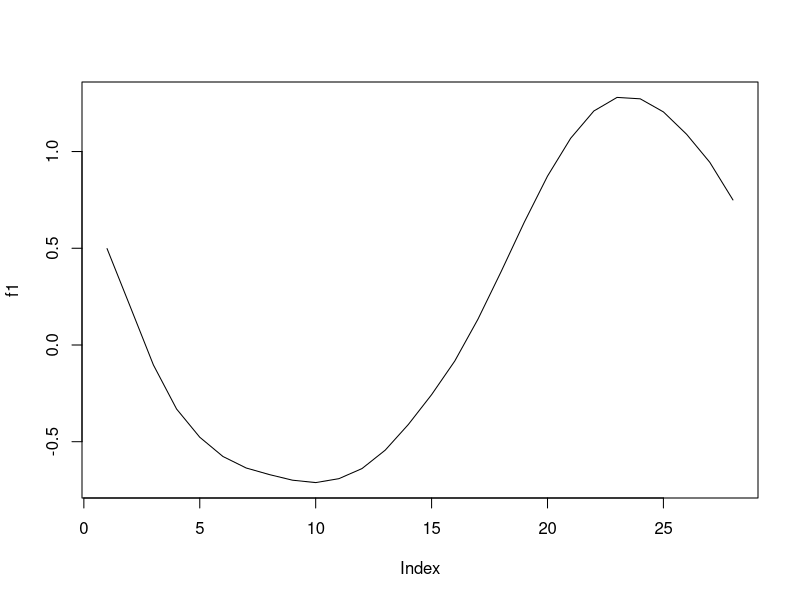
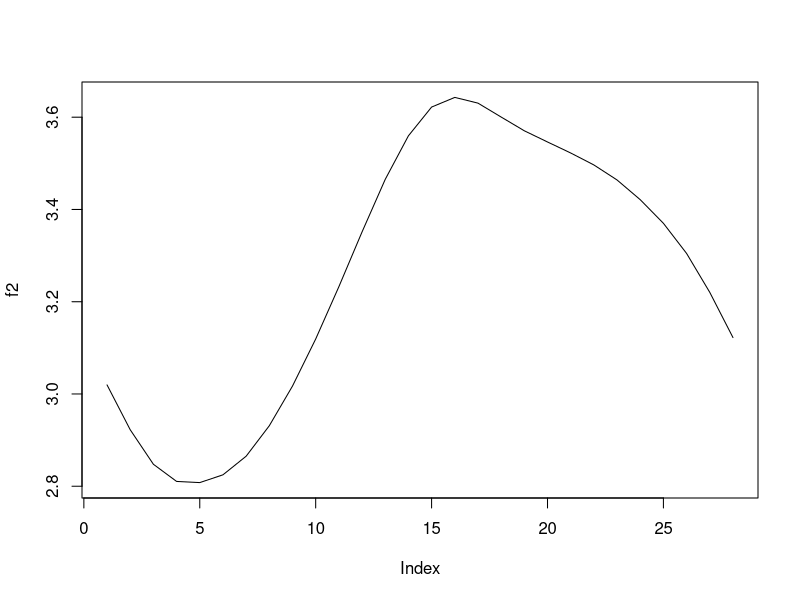
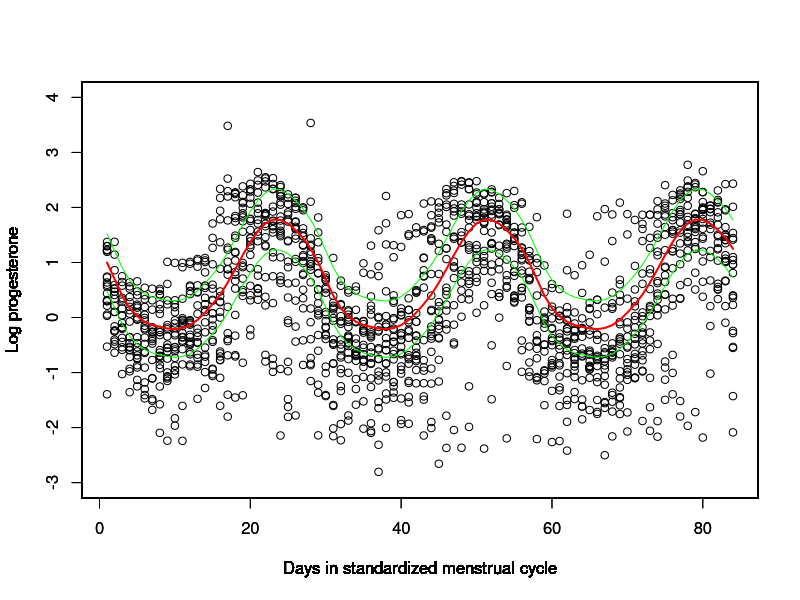
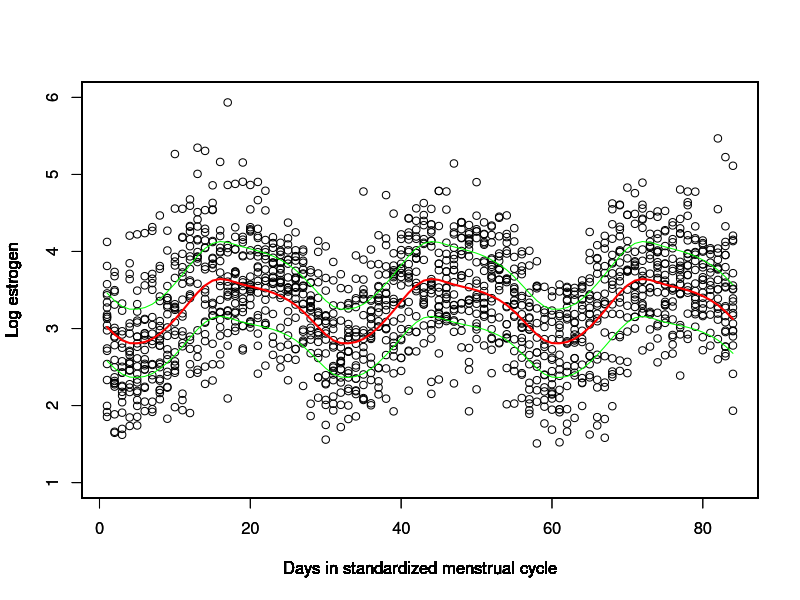

The R source for these figures, in order:
# Plots for data with 3 concecutive cycles

dataComp <- read.table("data_3cycle.txt", header = T)

#------------------------------------------------------------------------------
# randomly select m subjects with 3 concecutive cycles
id <- dataComp[,1]
m <- 20

set.seed(42)
s <- sample(1:max(id), m)

data <- lapply(1:m, function(v) return(rbind(dataComp[which(id == s[v]),])))
data <- do.call(rbind, data) # 906*6

data$day <- data$standday + 28*(data$CYCLE-1)

#------------------------------------------------------------------------------
# f hat
# liuResult <- read.table("Liu3c_test_v2.txt", sep = ",", header = T)
liuResult <- read.table("Liu3c_20subj.txt", sep = ",", header = T)

p <- 15
r <- 28 # number of distinct time points
# r <- 353
b <- 6 # number of fixed effect parameters, only age

f1 <- liuResult[(15+b+1):(15+b+r), 2]
f2 <- liuResult[(15+b+r+1):(15+b+2*r), 2]

plot(f1, type = "l")
plot(f2, type = "l")


sdF1 <- liuResult[(p+2*b+2*r+1):(p+2*b+3*r), 2]
sdF2 <- liuResult[(p+2*b+3*r+1):(p+2*b+4*r), 2]

lowerF1 <- f1 - 1.96*sdF1
upperF1 <- f1 + 1.96*sdF1

lowerF2 <- f2 - 1.96*sdF2
upperF2 <- f2 + 1.96*sdF2


#------------------------------------------------------------------------------
# plot 1

# par(mfrow=c(2,1))

dev.new(width=8, height=4)

plot(data[which(data[,1] == s[1]), 8], log(data[which(data[,1] == s[1]), 4]), xlim = c(1,84), ylim = c(-3, 4), xlab = "Days in standardized menstrual cycle", ylab = "Log progesterone")
par(new = T)
plot(data[which(data[,1] == s[2]), 8], log(data[which(data[,1] == s[2]), 4]), xlim = c(1,84), ylim = c(-3, 4), xlab = "Days in standardized menstrual cycle", ylab = "Log progesterone", yaxt="n", xaxt="n")
par(new = T)
plot(data[which(data[,1] == s[3]), 8], log(data[which(data[,1] == s[3]), 4]), xlim = c(1,84), ylim = c(-3, 4), xlab = "Days in standardized menstrual cycle", ylab = "Log progesterone", yaxt="n", xaxt="n")
par(new = T)
plot(data[which(data[,1] == s[4]), 8], log(data[which(data[,1] == s[4]), 4]), xlim = c(1,84), ylim = c(-3, 4), xlab = "Days in standardized menstrual cycle", ylab = "Log progesterone", yaxt="n", xaxt="n")
par(new = T)
plot(data[which(data[,1] == s[5]), 8], log(data[which(data[,1] == s[5]), 4]), xlim = c(1,84), ylim = c(-3, 4), xlab = "Days in standardized menstrual cycle", ylab = "Log progesterone", yaxt="n", xaxt="n")
par(new = T)
plot(data[which(data[,1] == s[6]), 8], log(data[which(data[,1] == s[6]), 4]), xlim = c(1,84), ylim = c(-3, 4), xlab = "Days in standardized menstrual cycle", ylab = "Log progesterone", yaxt="n", xaxt="n")
par(new = T)
plot(data[which(data[,1] == s[7]), 8], log(data[which(data[,1] == s[7]), 4]), xlim = c(1,84), ylim = c(-3, 4), xlab = "Days in standardized menstrual cycle", ylab = "Log progesterone", yaxt="n", xaxt="n")
par(new = T)
plot(data[which(data[,1] == s[8]), 8], log(data[which(data[,1] == s[8]), 4]), xlim = c(1,84), ylim = c(-3, 4), xlab = "Days in standardized menstrual cycle", ylab = "Log progesterone", yaxt="n", xaxt="n")
par(new = T)
plot(data[which(data[,1] == s[9]), 8], log(data[which(data[,1] == s[9]), 4]), xlim = c(1,84), ylim = c(-3, 4), xlab = "Days in standardized menstrual cycle", ylab = "Log progesterone", yaxt="n", xaxt="n")
par(new = T)
plot(data[which(data[,1] == s[10]), 8], log(data[which(data[,1] == s[10]), 4]), xlim = c(1,84), ylim = c(-3, 4), xlab = "Days in standardized menstrual cycle", ylab = "Log progesterone", yaxt="n", xaxt="n")
par(new = T)
plot(data[which(data[,1] == s[11]), 8], log(data[which(data[,1] == s[11]), 4]), xlim = c(1,84), ylim = c(-3, 4), xlab = "Days in standardized menstrual cycle", ylab = "Log progesterone")
par(new = T)
plot(data[which(data[,1] == s[12]), 8], log(data[which(data[,1] == s[12]), 4]), xlim = c(1,84), ylim = c(-3, 4), xlab = "Days in standardized menstrual cycle", ylab = "Log progesterone", yaxt="n", xaxt="n")
par(new = T)
plot(data[which(data[,1] == s[13]), 8], log(data[which(data[,1] == s[13]), 4]), xlim = c(1,84), ylim = c(-3, 4), xlab = "Days in standardized menstrual cycle", ylab = "Log progesterone", yaxt="n", xaxt="n")
par(new = T)
plot(data[which(data[,1] == s[14]), 8], log(data[which(data[,1] == s[14]), 4]), xlim = c(1,84), ylim = c(-3, 4), xlab = "Days in standardized menstrual cycle", ylab = "Log progesterone", yaxt="n", xaxt="n")
par(new = T)
plot(data[which(data[,1] == s[15]), 8], log(data[which(data[,1] == s[15]), 4]), xlim = c(1,84), ylim = c(-3, 4), xlab = "Days in standardized menstrual cycle", ylab = "Log progesterone", yaxt="n", xaxt="n")
par(new = T)
plot(data[which(data[,1] == s[16]), 8], log(data[which(data[,1] == s[16]), 4]), xlim = c(1,84), ylim = c(-3, 4), xlab = "Days in standardized menstrual cycle", ylab = "Log progesterone", yaxt="n", xaxt="n")
par(new = T)
plot(data[which(data[,1] == s[17]), 8], log(data[which(data[,1] == s[17]), 4]), xlim = c(1,84), ylim = c(-3, 4), xlab = "Days in standardized menstrual cycle", ylab = "Log progesterone", yaxt="n", xaxt="n")
par(new = T)
plot(data[which(data[,1] == s[18]), 8], log(data[which(data[,1] == s[18]), 4]), xlim = c(1,84), ylim = c(-3, 4), xlab = "Days in standardized menstrual cycle", ylab = "Log progesterone", yaxt="n", xaxt="n")
par(new = T)
plot(data[which(data[,1] == s[19]), 8], log(data[which(data[,1] == s[19]), 4]), xlim = c(1,84), ylim = c(-3, 4), xlab = "Days in standardized menstrual cycle", ylab = "Log progesterone", yaxt="n", xaxt="n")
par(new = T)
plot(data[which(data[,1] == s[20]), 8], log(data[which(data[,1] == s[20]), 4]), xlim = c(1,84), ylim = c(-3, 4), xlab = "Days in standardized menstrual cycle", ylab = "Log progesterone", yaxt="n", xaxt="n")
par(new = T)
plot(rep(f1, 3), type = "l", lwd=2, col = "red", xlim = c(1,84), ylim = c(-3.5, 3.5), xlab = "Days in standardized menstrual cycle", ylab = "Log progesterone", yaxt="n", xaxt="n")
par(new = T)
plot(rep(lowerF1, 3), type = "l", col = "green", xlim = c(1,84), ylim = c(-3.5, 3.5), xlab = "Days in standardized menstrual cycle", ylab = "Log progesterone", yaxt="n", xaxt="n")
par(new = T)
plot(rep(upperF1, 3), type = "l", col = "green", xlim = c(1,84), ylim = c(-3.5, 3.5), xlab = "Days in standardized menstrual cycle", ylab = "Log progesterone", yaxt="n", xaxt="n")

#------------------------------------------------------------------------------
# estrogen

dev.new(width=8, height=4)

plot(data[which(data[,1] == s[1]), 8], log(data[which(data[,1] == s[1]), 5]), xlim = c(1,84), ylim = c(1, 6), xlab = "Days in standardized menstrual cycle", ylab = "Log estrogen")
par(new = T)
plot(data[which(data[,1] == s[2]), 8], log(data[which(data[,1] == s[2]), 5]), xlim = c(1,84), ylim = c(1, 6), xlab = "Days in standardized menstrual cycle", ylab = "Log estrogen", yaxt="n", xaxt="n")
par(new = T)
plot(data[which(data[,1] == s[3]), 8], log(data[which(data[,1] == s[3]), 5]), xlim = c(1,84), ylim = c(1, 6), xlab = "Days in standardized menstrual cycle", ylab = "Log estrogen", yaxt="n", xaxt="n")
par(new = T)
plot(data[which(data[,1] == s[4]), 8], log(data[which(data[,1] == s[4]), 5]), xlim = c(1,84), ylim = c(1, 6), xlab = "Days in standardized menstrual cycle", ylab = "Log estrogen", yaxt="n", xaxt="n")
par(new = T)
plot(data[which(data[,1] == s[5]), 8], log(data[which(data[,1] == s[5]), 5]), xlim = c(1,84), ylim = c(1, 6), xlab = "Days in standardized menstrual cycle", ylab = "Log estrogen", yaxt="n", xaxt="n")
par(new = T)
plot(data[which(data[,1] == s[6]), 8], log(data[which(data[,1] == s[6]), 5]), xlim = c(1,84), ylim = c(1, 6), xlab = "Days in standardized menstrual cycle", ylab = "Log estrogen", yaxt="n", xaxt="n")
par(new = T)
plot(data[which(data[,1] == s[7]), 8], log(data[which(data[,1] == s[7]), 5]), xlim = c(1,84), ylim = c(1, 6), xlab = "Days in standardized menstrual cycle", ylab = "Log estrogen", yaxt="n", xaxt="n")
par(new = T)
plot(data[which(data[,1] == s[8]), 8], log(data[which(data[,1] == s[8]), 5]), xlim = c(1,84), ylim = c(1, 6), xlab = "Days in standardized menstrual cycle", ylab = "Log estrogen", yaxt="n", xaxt="n")
par(new = T)
plot(data[which(data[,1] == s[9]), 8], log(data[which(data[,1] == s[9]), 5]), xlim = c(1,84), ylim = c(1, 6), xlab = "Days in standardized menstrual cycle", ylab = "Log estrogen", yaxt="n", xaxt="n")
par(new = T)
plot(data[which(data[,1] == s[10]), 8], log(data[which(data[,1] == s[10]), 5]), xlim = c(1,84), ylim = c(1, 6), xlab = "Days in standardized menstrual cycle", ylab = "Log estrogen", yaxt="n", xaxt="n")
par(new = T)
plot(data[which(data[,1] == s[11]), 8], log(data[which(data[,1] == s[11]), 5]), xlim = c(1,84), ylim = c(1, 6), xlab = "Days in standardized menstrual cycle", ylab = "Log estrogen")
par(new = T)
plot(data[which(data[,1] == s[12]), 8], log(data[which(data[,1] == s[12]), 5]), xlim = c(1,84), ylim = c(1, 6), xlab = "Days in standardized menstrual cycle", ylab = "Log estrogen", yaxt="n", xaxt="n")
par(new = T)
plot(data[which(data[,1] == s[13]), 8], log(data[which(data[,1] == s[13]), 5]), xlim = c(1,84), ylim = c(1, 6), xlab = "Days in standardized menstrual cycle", ylab = "Log estrogen", yaxt="n", xaxt="n")
par(new = T)
plot(data[which(data[,1] == s[14]), 8], log(data[which(data[,1] == s[14]), 5]), xlim = c(1,84), ylim = c(1, 6), xlab = "Days in standardized menstrual cycle", ylab = "Log estrogen", yaxt="n", xaxt="n")
par(new = T)
plot(data[which(data[,1] == s[15]), 8], log(data[which(data[,1] == s[15]), 5]), xlim = c(1,84), ylim = c(1, 6), xlab = "Days in standardized menstrual cycle", ylab = "Log estrogen", yaxt="n", xaxt="n")
par(new = T)
plot(data[which(data[,1] == s[16]), 8], log(data[which(data[,1] == s[16]), 5]), xlim = c(1,84), ylim = c(1, 6), xlab = "Days in standardized menstrual cycle", ylab = "Log estrogen", yaxt="n", xaxt="n")
par(new = T)
plot(data[which(data[,1] == s[17]), 8], log(data[which(data[,1] == s[17]), 5]), xlim = c(1,84), ylim = c(1, 6), xlab = "Days in standardized menstrual cycle", ylab = "Log estrogen", yaxt="n", xaxt="n")
par(new = T)
plot(data[which(data[,1] == s[18]), 8], log(data[which(data[,1] == s[18]), 5]), xlim = c(1,84), ylim = c(1, 6), xlab = "Days in standardized menstrual cycle", ylab = "Log estrogen", yaxt="n", xaxt="n")
par(new = T)
plot(data[which(data[,1] == s[19]), 8], log(data[which(data[,1] == s[19]), 5]), xlim = c(1,84), ylim = c(1, 6), xlab = "Days in standardized menstrual cycle", ylab = "Log estrogen", yaxt="n", xaxt="n")
par(new = T)
plot(data[which(data[,1] == s[20]), 8], log(data[which(data[,1] == s[20]), 5]), xlim = c(1,84), ylim = c(1, 6), xlab = "Days in standardized menstrual cycle", ylab = "Log estrogen", yaxt="n", xaxt="n")
par(new = T)
plot(rep(f2, 3), type = "l", lwd=2, col = "red", xlim = c(1,84), ylim = c(1, 6), xlab = "Days in standardized menstrual cycle", ylab = "Log estrogen", yaxt="n", xaxt="n")
par(new = T)
plot(rep(lowerF2, 3), type = "l", col = "green", xlim = c(1,84), ylim = c(1, 6), xlab = "Days in standardized menstrual cycle", ylab = "Log estrogen", yaxt="n", xaxt="n")
par(new = T)
plot(rep(upperF2, 3), type = "l", col = "green", xlim = c(1,84), ylim = c(1, 6), xlab = "Days in standardized menstrual cycle", ylab = "Log estrogen", yaxt="n", xaxt="n")

